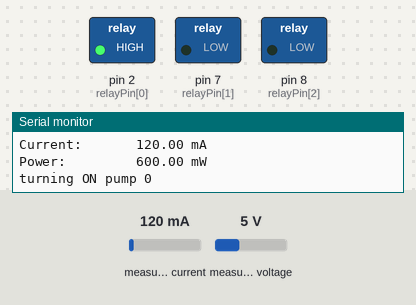
Bench run of a sketch on a simulated Arduino Uno, built with avr-gcc and run on an emulated ATmega328P. Shown: switched loads named in the sketch (green lamp = pin HIGH), the last lines printed to the serial monitor. Inputs (shaded band) come from the test bench; at power-on: measured current 120 mA, measured voltage 5 V.

Above: at 0.6 s.
At 2.6 s:
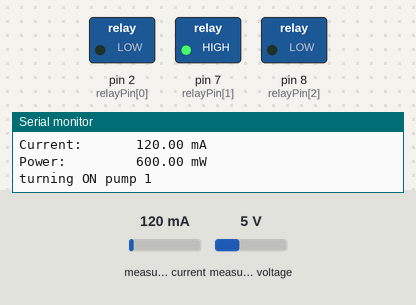
At 8.2 s:
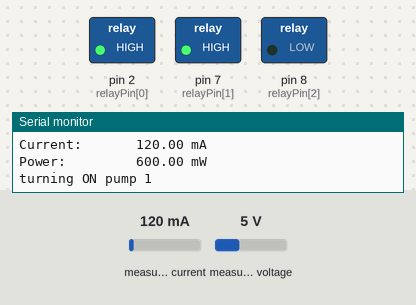
At 17.2 s:
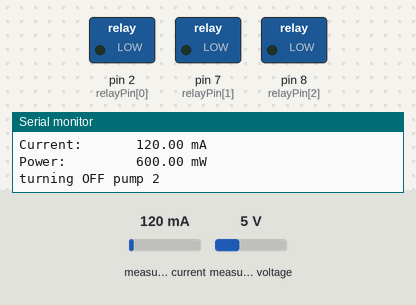
At 27.8 s:
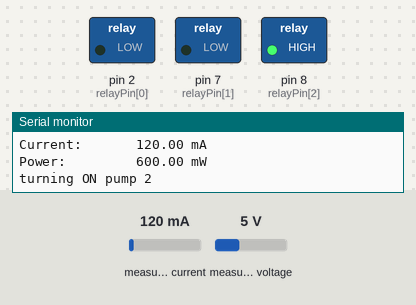
At 37.4 s:
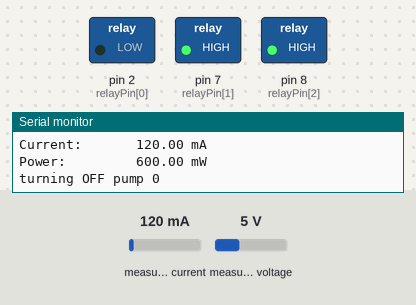
Timing chart, 0 to 40.0 s (numbered marks = the images above):
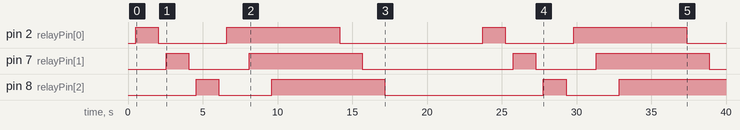

The sketch:

20_three_motors_with_current_measurement_INA219.ino
```cpp
// Simple test turning pumps on and off
// Adding INA219 as current measurements
// Each relay is controlling one pump
// Cory Paquet-Clouston

#include <Wire.h>
#include <Adafruit_INA219.h>

Adafruit_INA219 ina219;

byte relayPin[3] = {
  2,7,8};
//D2 -> RELAY1
//D7 -> RELAY2
//D8 -> RELAY3

void setup() {
  // put your setup code here, to run once:
  Serial.begin(115200);
  delay(500);

  for(int i = 0; i < 3; i++){
    pinMode(relayPin[i],OUTPUT);
    digitalWrite(relayPin[i],LOW);
  }

  ina219.begin();


}

void displayCurrentMeasurements(){
  float shuntvoltage = 0;
  float busvoltage = 0;
  float current_mA = 0;
  float loadvoltage = 0;
  float power_mW = 0;

  shuntvoltage = ina219.getShuntVoltage_mV();
  busvoltage = ina219.getBusVoltage_V();
  current_mA = ina219.getCurrent_mA();
  power_mW = ina219.getPower_mW();
  loadvoltage = busvoltage + (shuntvoltage / 1000);

  Serial.print("Bus Voltage:   "); Serial.print(busvoltage); Serial.println(" V");
  Serial.print("Shunt Voltage: "); Serial.print(shuntvoltage); Serial.println(" mV");
  Serial.print("Load Voltage:  "); Serial.print(loadvoltage); Serial.println(" V");
  Serial.print("Current:       "); Serial.print(current_mA); Serial.println(" mA");
  Serial.print("Power:         "); Serial.print(power_mW); Serial.println(" mW");
  Serial.println("");

}

void loop() {
  // put your main code here, to run repeatedly:

  // Activating only one pump at the time
  Serial.println("Cycle 1 ------------------ ");
  displayCurrentMeasurements();
  for(int j = 0; j < 3; j++){
    Serial.print("turning ON pump "); Serial.println(j);
    digitalWrite(relayPin[j], HIGH);
    delay(500);
    displayCurrentMeasurements();
    delay(1000);
    Serial.print("turning OFF pump "); Serial.println(j);
    digitalWrite(relayPin[j], LOW);
    delay(500);
    displayCurrentMeasurements();
  }

  // Activating one pump after the other
  Serial.println("Cycle 2 ------------------- ");
  for(int k = 0; k < 3; k++){
    Serial.print("turning ON pump "); Serial.println(k);
    digitalWrite(relayPin[k], HIGH);
    delay(500);
    displayCurrentMeasurements();
    delay(1000);
  }

  // All pumps are ON
  Serial.println("All pumps are ON");
  delay(3000);
  displayCurrentMeasurements();

  // Desactivating one pump at the time
  for(int m = 0; m < 3; m++){
    Serial.print("turning OFF pump "); Serial.println(m);
    digitalWrite(relayPin[m],LOW);
    delay(500);
    displayCurrentMeasurements();
    delay(1000);
  }

  // All pumps are OFF
  Serial.println("All pumps are OFF");
  delay(2500);
  displayCurrentMeasurements();
  delay(2500);

  Serial.println(" END ----------------------- ");

}
```

Measured:
- by itself, pin 2 (relayPin[0]): LOW → HIGH at 0.52 s, → LOW 1.5 s later, → HIGH 4.6 s later, → LOW 7.6 s later, … (8 changes in this stretch)
- by itself, pin 7 (relayPin[1]): LOW → HIGH at 2.5 s, → LOW 1.5 s later, → HIGH 4.1 s later, → LOW 7.6 s later, … (8 changes in this stretch)
- by itself, pin 8 (relayPin[2]): goes HIGH 1.5 s, LOW 3.5 s, HIGH 7.6 s, LOW 10.6 s, HIGH 1.5 s, LOW 3.5 s, then HIGH
